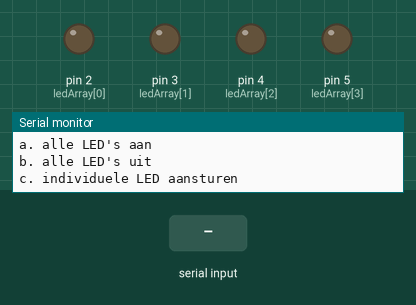
A sketch run on a simulated Arduino Uno, built with avr-gcc and run on an emulated ATmega328P. Parts: output pins drawn as LEDs (lit = HIGH), the last lines printed to the serial monitor. The inputs (shaded band) are chosen by the test bench.

Above: at 1.2 s.
1.3 s: "a90\n" received over Serial
At 2.5 s:
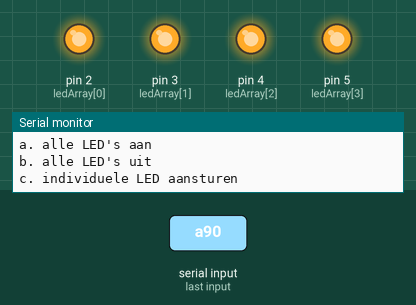
2.8 s: "b90\n" received over Serial
At 3.6 s:
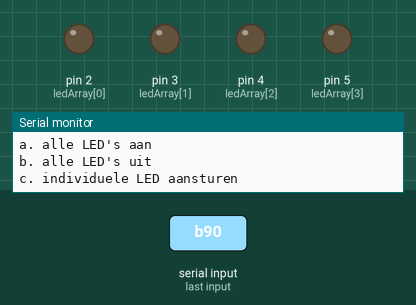
4.3 s: "a,45\n" received over Serial
At 4.8 s:
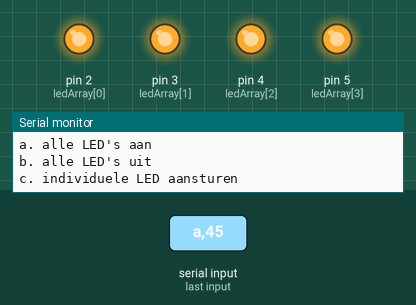
Timing chart, 0 to 7.3 s (numbered marks = the images above; inputs shaded):
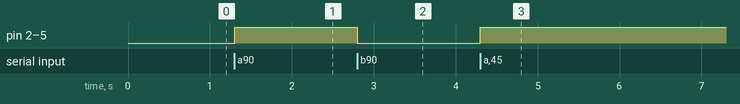

The sketch:

Oef2.ino
```cpp
byte incomingByte;
int nr;
byte b;
const byte ledArray[] = {2,3,4,5};
bool flag = true;

void setup() {
  Serial.begin(115200,SERIAL_8O2);
  for(int x = 0; x < sizeof(ledArray); x++) {
    pinMode(ledArray[x],OUTPUT);
  }
}

void loop() {
  if(flag){
    Serial.println("Toets de letter in van uw keuze:");
    Serial.println("a. alle LED's aan");
    Serial.println("b. alle LED's uit");
    Serial.println("c. individuele LED aansturen\n");
    flag = false;
  }
  if(Serial.available() > 0) { // bytes beschikbaar?
    incomingByte = Serial.read();
    switch(incomingByte){
      case 'a':
        for(int x = 0; x < sizeof(ledArray); x++) {
          digitalWrite(ledArray[x], HIGH);
        }
        flag = true;
        break;

      case 'b':
        for(int x = 0; x < sizeof(ledArray); x++) {
          digitalWrite(ledArray[x], LOW);
        }
        flag = true;
        break;

      case 'c':
        Serial.println("geef het nummer van de LED gevolgd door A (aan) of U (uit), bv. 2A:");
        while(Serial.available() <= 0){}
        nr = Serial.read();
        if(nr < '5' && nr > '0'){
          delay(100);
          while(Serial.available() <= 0){}
          b = Serial.read();
          switch(b){
            case 'a':
              digitalWrite(ledArray[nr-48], HIGH);
              break;
            case 'u':
              digitalWrite(ledArray[nr-48], LOW);
              break;
            default:
              break;
          }
        }
        flag = true;
        break;
      default:
        flag = true;
        break;
    }
  }
}
```

Measured:
- after the input at 1.3 s, pin 2 (ledArray[0]), pin 3 (ledArray[1]), pin 4 (ledArray[2]), pin 5 (ledArray[3]): LOW → HIGH at once
- after the input at 2.8 s, pin 2 (ledArray[0]), pin 3 (ledArray[1]), pin 4 (ledArray[2]), pin 5 (ledArray[3]): HIGH → LOW at once
- after the input at 4.3 s, pin 2 (ledArray[0]), pin 3 (ledArray[1]), pin 4 (ledArray[2]), pin 5 (ledArray[3]): LOW → HIGH at once
